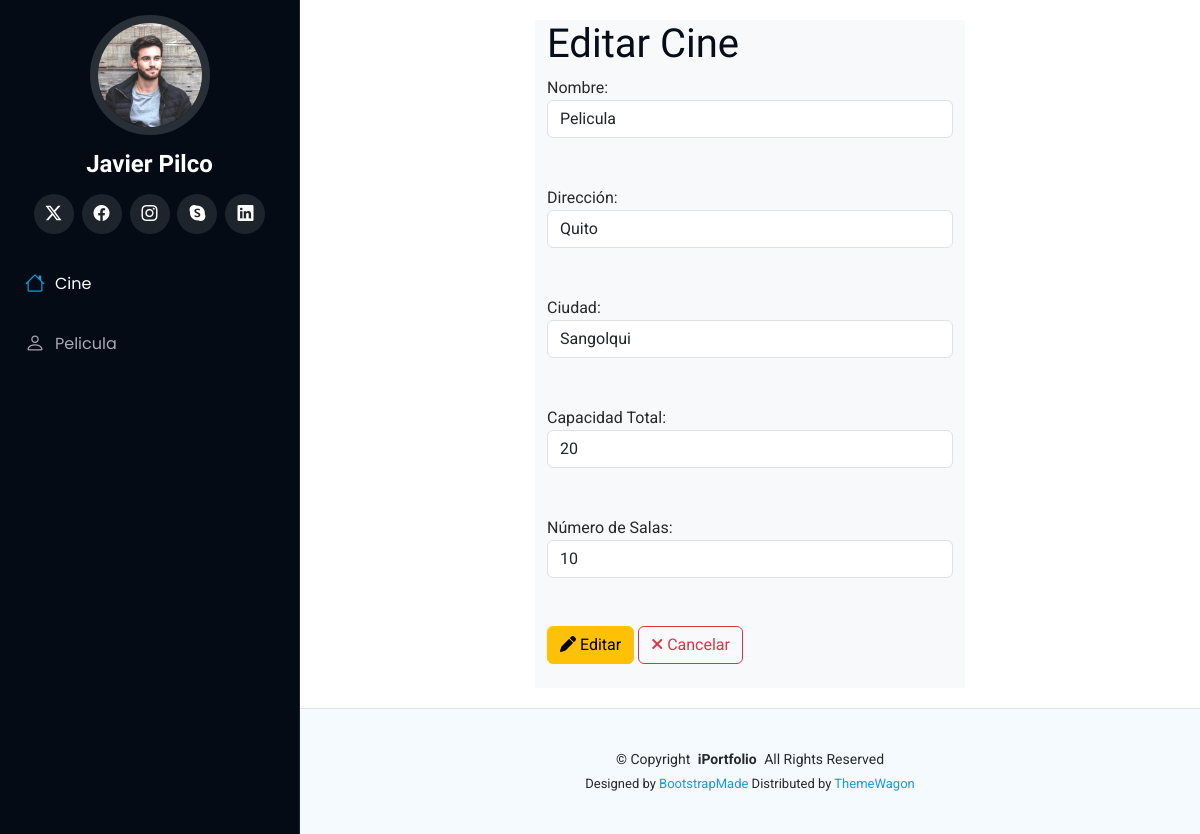
The page /editarCine/1 on the database its author committed.
### Aplicaciones/Funcion/models.py (models this page shows)
class Cine(models.Model):
    nombre = models.CharField(max_length=100)
    direccion = models.CharField(max_length=200)
    ciudad = models.CharField(max_length=100)
    capacidad_total = models.PositiveIntegerField()
    numero_salas = models.PositiveIntegerField()

### Aplicaciones/Funcion/views.py (the view)
# urls.py: path('editarCine/<id>', views.editar_cine),
def editar_cine(request, id):
    cine = Cine.objects.get(id=id)
    return render(request, "editar_cine.html", {"cine": cine})

### Aplicaciones/Funcion/templates/editar_cine.html (shortened to what this page needs)
{% extends './plantilla.html' %}
{% block contenido %}
<div class="row">
    <div class="col-md-3"></div>
    <div class="col-md-6 bg-light">
        <h1>Editar Cine</h1>
        <form action="/actualizarCine" method="post" enctype="multipart/form-data" id="frm_editar_cine">
            <label for="">Nombre:</label><br>
            <input class="form-control" type="text" name="nombre" id="nombre" value="{{ cine.nombre }}"> <br><br>
            <label for="">Dirección:</label><br>
            <input class="form-control" type="text" name="direccion" id="direccion" value="{{ cine.direccion }}"> <br><br>
            <label for="">Ciudad:</label><br>
            <input class="form-control" type="text" name="ciudad" id="ciudad" value="{{ cine.ciudad }}"> <br><br>
            <label for="">Capacidad Total:</label><br>
            <input class="form-control" type="number" name="capacidad_total" id="capacidad_total" value="{{ cine.capacidad_total }}"> <br><br>
            <label for="">Número de Salas:</label><br>
            <input class="form-control" type="number" name="numero_salas" id="numero_salas" value="{{ cine.numero_salas }}"> <br><br>
            <button class="btn btn-warning" type="submit">
                <i class="fa fa-pen"></i> Editar
            </button>
            <a class="btn btn-outline-danger" href="/cines">
                <i class="fa fa-times"></i> Cancelar
            </a>
        </form>
        <br>
    </div>
    <div class="col-md-3"></div>
</div>
{% endblock %}

### Pelicula/static/assets/css/main.css (style rules this page uses)
:root { --default-font: "Roboto", system-ui, -apple-system, "Segoe UI", Roboto, "Helvetica Neue", Arial, "Noto Sans", "Liberation Sans", sans-serif, "Apple Color Emoji", "Segoe UI Emoji", "Segoe UI Symbol", "Noto Color Emoji"; --heading-font: "Raleway", sans-serif; --nav-font: "Poppins", sans-serif; }
:root { --background-color: #ffffff; --default-color: #272829; --heading-color: #050d18; --accent-color: #149ddd; --surface-color: #ffffff; --contrast-color: #ffffff; }
:root { --nav-color: #a8a9b4; --nav-hover-color: #ffffff; --nav-mobile-background-color: #040b14; --nav-dropdown-background-color: #040b14; --nav-dropdown-color: #a8a9b4; --nav-dropdown-hover-color: #ffffff; }
:root { scroll-behavior: smooth; }
body { color: var(--default-color); background-color: var(--background-color); font-family: var(--default-font); }
a { color: var(--accent-color); text-decoration: none; transition: 0.3s; }
h1, h2, h3, h4, h5, h6 { color: var(--heading-color); font-family: var(--heading-font); }

### rows shown on the page
Cine: nombre "Pelicula", direccion "Quito", ciudad "Sangolqui", capacidad_total "20", numero_salas "10"
